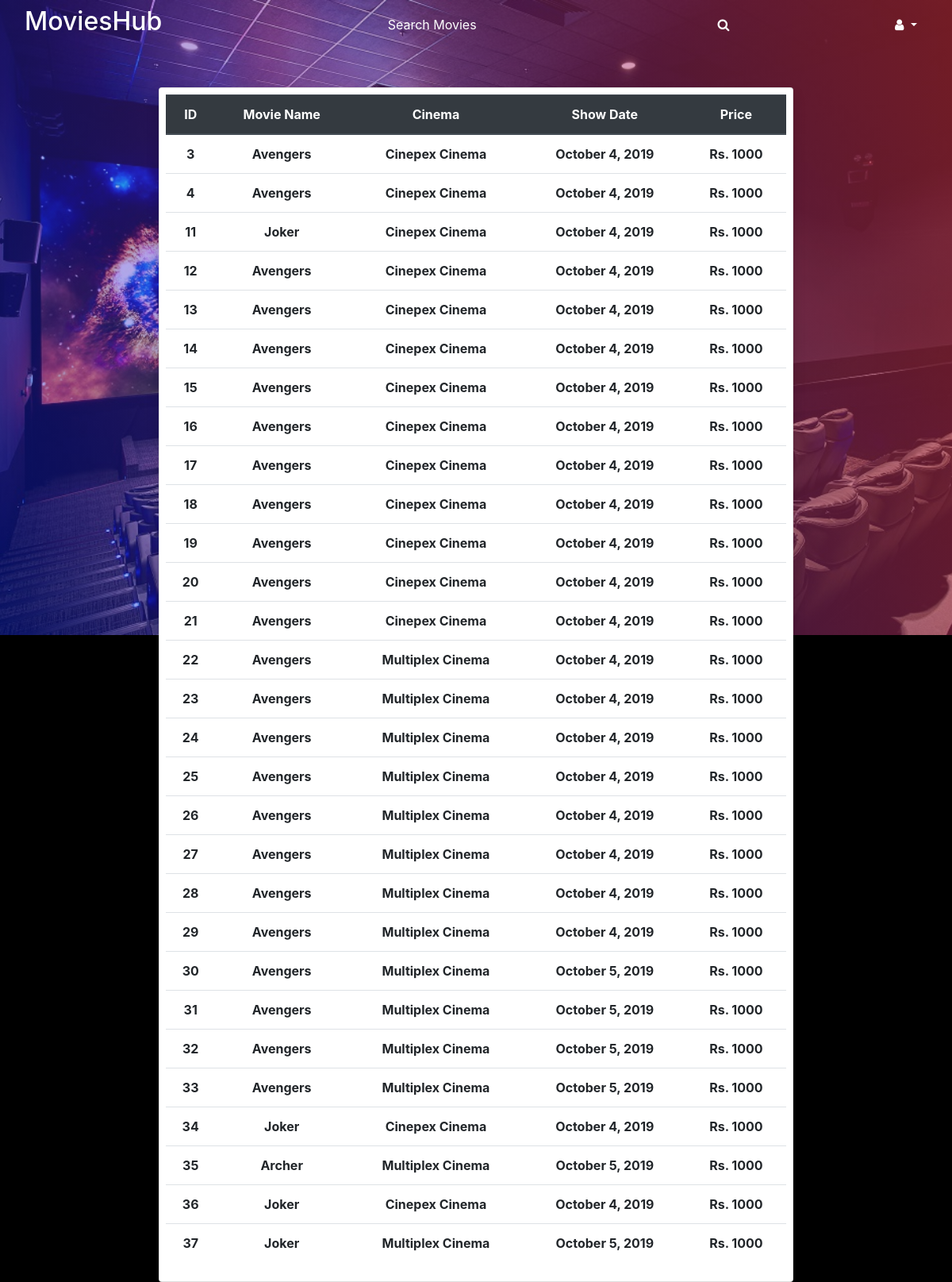
The app's page /bookings (signed in) with its own data.
### reservations/models.py (models this page shows, shortened)
class Bookings(models.Model):
    user = models.ForeignKey(User, on_delete=models.CASCADE)
    shows = models.ForeignKey(Shows, on_delete=models.CASCADE)
    useat = models.CharField(max_length=100)

class Shows(models.Model):
    shows=models.AutoField(primary_key=True)
    cinema=models.ForeignKey('Cinema',on_delete=models.CASCADE, related_name='cinema_show')
    movie=models.ForeignKey('Movie',on_delete=models.CASCADE, related_name='movie_show')
    time=models.CharField(max_length=100)
    date=models.CharField(max_length=15, default="")
    price=models.IntegerField()

class Movie(models.Model):
    movie=models.AutoField(primary_key=True)
    movie_name=models.CharField(max_length=50)
    movie_trailer=models.CharField(max_length=300, default="null")
    movie_rdate=models.CharField(max_length=20, default="null")
    movie_des=models.TextField()
    movie_rating=models.DecimalField(max_digits=3, decimal_places=1)
    movie_poster=models.ImageField(upload_to='movies/poster', default="movies/poster/not.jpg")
    movie_poster2=models.ImageField(upload_to='movies/poster', default="movies/poster/not.jpg")
    movie_genre=models.CharField(max_length=50,default="Action | Comedy | Romance")
    movie_duration=models.CharField(max_length=10, default="2hr 45min")

class Cinema(models.Model):
    cinema=models.AutoField(primary_key=True)
    role=models.CharField(max_length=30,default='cinema_manager')
    cinema_name=models.CharField(max_length=50)
    phoneno=models.CharField(max_length=15)
    city=models.CharField(max_length=100)
    address=models.CharField(max_length=100)
    user = models.OneToOneField(User,on_delete=models.CASCADE)

### reservations/views.py (the view)
# urls.py: path('bookings',views.bookings, name='bookings'),
def bookings(request):
    user = request.user
    book = Bookings.objects.filter(user=user.pk)
    return render(request,"bookings.html", {'book':book} )

### reservations/templates/bookings.html (shortened to what this page needs)
{% extends 'base.html' %}
{% load static %}
{% block content %}
<div class="container-fluid box">
    <div class="row justify-content-center">
        <div class="col-8 card p-2 shadow mt-5">
            <table class="table text-center">
                <thead class="thead-dark">
                    <tr>
                        <th scope="col">ID</th>
                        <th scope="col">Movie Name</th>
                        <th scope="col">Cinema</th>
                        <th scope="col">Show Date</th>
                        <th scope="col">Price</th>
                    </tr>
                </thead>
                <tbody>
                    {% for b in book %}
                    <tr>
                        <th>{{b.pk}}</th>
                        <th>{{b.shows.movie.movie_name}}</th>
                        <th>{{b.shows.cinema.cinema_name}}</th>
                        <th>{{b.shows.date}}</th>
                        <th>Rs. {{b.shows.price}}</th>
                    </tr>
                    {% endfor %}
                </tbody>
            </table>
        </div>
    </div>
</div>
{% endblock %}

### reservations/templates/bookings.html (style rules this page uses)
body { background: linear-gradient(250deg, #dc354585, #0524ff61), url(/media/movies/poster/bookings.jpg); height: 100vh; background-position: center; background-repeat: no-repeat; background-size: cover; }

### reservations/templates/base.html (style rules this page uses)
body { background-color: black; color: white; }

### records on screen
Bookings: pk "3", shows.movie.movie_name "Avengers", shows.cinema.cinema_name "Cinepex Cinema", shows "October 4, 2019", shows.price "1000"
Bookings: pk "4", shows.movie.movie_name "Avengers", shows.cinema.cinema_name "Cinepex Cinema", shows "October 4, 2019", shows.price "1000"
Bookings: pk "11", shows.movie.movie_name "Joker", shows.cinema.cinema_name "Cinepex Cinema", shows "October 4, 2019", shows.price "1000"
Bookings: pk "12", shows.movie.movie_name "Avengers", shows.cinema.cinema_name "Cinepex Cinema", shows "October 4, 2019", shows.price "1000"
Bookings: pk "13", shows.movie.movie_name "Avengers", shows.cinema.cinema_name "Cinepex Cinema", shows "October 4, 2019", shows.price "1000"
Bookings: pk "14", shows.movie.movie_name "Avengers", shows.cinema.cinema_name "Cinepex Cinema", shows "October 4, 2019", shows.price "1000"
Bookings: pk "15", shows.movie.movie_name "Avengers", shows.cinema.cinema_name "Cinepex Cinema", shows "October 4, 2019", shows.price "1000"
Bookings: pk "16", shows.movie.movie_name "Avengers", shows.cinema.cinema_name "Cinepex Cinema", shows "October 4, 2019", shows.price "1000"
Bookings: pk "17", shows.movie.movie_name "Avengers", shows.cinema.cinema_name "Cinepex Cinema", shows "October 4, 2019", shows.price "1000"
Bookings: pk "18", shows.movie.movie_name "Avengers", shows.cinema.cinema_name "Cinepex Cinema", shows "October 4, 2019", shows.price "1000"
Bookings: pk "19", shows.movie.movie_name "Avengers", shows.cinema.cinema_name "Cinepex Cinema", shows "October 4, 2019", shows.price "1000"
Bookings: pk "20", shows.movie.movie_name "Avengers", shows.cinema.cinema_name "Cinepex Cinema", shows "October 4, 2019", shows.price "1000"
Bookings: pk "21", shows.movie.movie_name "Avengers", shows.cinema.cinema_name "Cinepex Cinema", shows "October 4, 2019", shows.price "1000"
Bookings: pk "22", shows.movie.movie_name "Avengers", shows.cinema.cinema_name "Multiplex Cinema", shows "October 4, 2019", shows.price "1000"
Bookings: pk "23", shows.movie.movie_name "Avengers", shows.cinema.cinema_name "Multiplex Cinema", shows "October 4, 2019", shows.price "1000"
Bookings: pk "24", shows.movie.movie_name "Avengers", shows.cinema.cinema_name "Multiplex Cinema", shows "October 4, 2019", shows.price "1000"
Bookings: pk "25", shows.movie.movie_name "Avengers", shows.cinema.cinema_name "Multiplex Cinema", shows "October 4, 2019", shows.price "1000"
Bookings: pk "26", shows.movie.movie_name "Avengers", shows.cinema.cinema_name "Multiplex Cinema", shows "October 4, 2019", shows.price "1000"
Bookings: pk "27", shows.movie.movie_name "Avengers", shows.cinema.cinema_name "Multiplex Cinema", shows "October 4, 2019", shows.price "1000"
Bookings: pk "28", shows.movie.movie_name "Avengers", shows.cinema.cinema_name "Multiplex Cinema", shows "October 4, 2019", shows.price "1000"
Bookings: pk "29", shows.movie.movie_name "Avengers", shows.cinema.cinema_name "Multiplex Cinema", shows "October 4, 2019", shows.price "1000"
Bookings: pk "30", shows.movie.movie_name "Avengers", shows.cinema.cinema_name "Multiplex Cinema", shows "October 5, 2019", shows.price "1000"
Bookings: pk "31", shows.movie.movie_name "Avengers", shows.cinema.cinema_name "Multiplex Cinema", shows "October 5, 2019", shows.price "1000"
Bookings: pk "32", shows.movie.movie_name "Avengers", shows.cinema.cinema_name "Multiplex Cinema", shows "October 5, 2019", shows.price "1000"
Bookings: pk "33", shows.movie.movie_name "Avengers", shows.cinema.cinema_name "Multiplex Cinema", shows "October 5, 2019", shows.price "1000"
Bookings: pk "34", shows.movie.movie_name "Joker", shows.cinema.cinema_name "Cinepex Cinema", shows "October 4, 2019", shows.price "1000"
Bookings: pk "35", shows.movie.movie_name "Archer", shows.cinema.cinema_name "Multiplex Cinema", shows "October 5, 2019", shows.price "1000"
Bookings: pk "36", shows.movie.movie_name "Joker", shows.cinema.cinema_name "Cinepex Cinema", shows "October 4, 2019", shows.price "1000"
Bookings: pk "37", shows.movie.movie_name "Joker", shows.cinema.cinema_name "Multiplex Cinema", shows "October 5, 2019", shows.price "1000"
